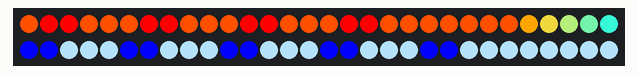
Simulated run of this sketch. Board: Arduino Uno, built with avr-gcc and run on an emulated ATmega328P. Shown: 60 RGB LEDs in strip order, left to right, continuing on the next row.

Above: at 0.21 s.
At 5.15 s:
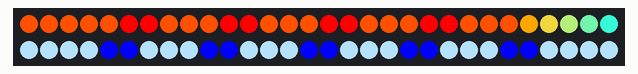
At 10.08 s:
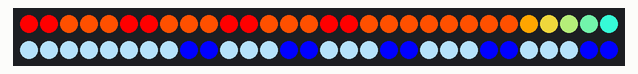
At 19.96 s:
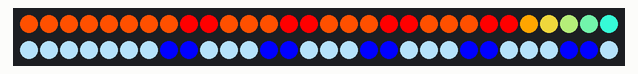
At 29.35 s:
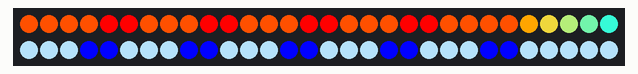
At 39.86 s:
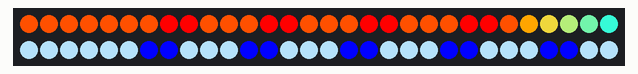

The sketch:

LED_v3.1.ino
```cpp
#include <Adafruit_NeoPixel.h>

#define PIN            6  // Neopixelのデータピン
#define NUMPIXELS      60  // Neopixelの総LED数

Adafruit_NeoPixel strip = Adafruit_NeoPixel(NUMPIXELS, PIN, NEO_GRB + NEO_KHZ800);

int redStart1 = 0;  // 赤色の光の塊1の始まりのLED番号
int redEnd1 = 1;    // 赤色の光の塊1の終わりのLED番号
int redStart2 = 5;  // 赤色の光の塊2の始まりのLED番号
int redEnd2 = 6;    // 赤色の光の塊2の終わりのLED番号
int redStart3 = 10;
int redEnd3 = 11;
int redStart4 = 15;
int redEnd4 = 16;
int blueStart1 = 30;  // 青色の光の塊1の始まりのLED番号
int blueEnd1 = 31;    // 青色の光の塊1の終わりのLED番号
int blueStart2 = 35;  // 青色の光の塊2の始まりのLED番号
int blueEnd2 = 36;    // 青色の光の塊2の終わりのLED番号
int blueStart3 = 40;
int blueEnd3 = 41;
int blueStart4 = 45;
int blueEnd4 = 46;
int blueStart5 = 50;
int blueEnd5= 51;


void setup() {
  strip.begin();
  strip.show();  // 初期化時に全てのLEDをオフにする
}

void loop() {
  flowRedToOrange();    // LED番号1から25までを赤色の光の塊を流す
  gradientOrangeToCyan(); // LED番号26から30までをオレンジから水色のグラデーションにする
  flowBlueToCyan();     // LED番号31から60までを青色の光の塊を流す
}

void flowRedToOrange() {
  for (int i = 0; i < 25; i++) {
    if ((i >= redStart1 && i <= redEnd1) || (i >= redStart2 && i <= redEnd2)|| (i >= redStart3 && i <= redEnd3)|| (i >= redStart4 && i <= redEnd4)) {
      int red = 255;
      int green = 0;  // 緑の光の強さを0に設定
      int blue = 0;
      strip.setPixelColor(i, red, green, blue);  // 赤色の光の塊
    } else {
      strip.setPixelColor(i, 255, 80, 0);  // オレンジ
    }
  }

  strip.show();
  delay(50);

  redStart1++;  // 赤色の光の塊1の始まりを1つずらす
  redEnd1++;    // 赤色の光の塊1の終わりを1つずらす
  redStart2++;  // 赤色の光の塊2の始まりを1つずらす
  redEnd2++;    // 赤色の光の塊2の終わりを1つずらす
  redStart3++;  // 赤色の光の塊3の始まりを1つずらす
  redEnd3++;    // 赤色の光の塊3の終わりを1つずらす
  redStart4++;  // 赤色の光の塊4の始まりを1つずらす
  redEnd4++;    // 赤色の光の塊4の終わりを1つずらす


 if (redEnd1 > 24 || redEnd2 > 24 || redEnd3 > 24 || redEnd4 > 24) {
    redStart1 = 0;     // 赤色の光の塊1の始まりを0に戻す
    redEnd1 = 1;       // 赤色の光の塊1の終わりを4に戻す
    redStart2 = 5;    // 赤色の光の塊2の始まりを12に戻す
    redEnd2 = 6;      // 赤色の光の塊2の終わりを16に戻す
    redStart3 = 10;
    redEnd3 = 11;
    redStart4 = 15;
    redEnd4 = 16;
  }
}

void gradientOrangeToCyan() {
  for (int i = 25; i < 30; i++) {
    int red = map(i, 25, 30, 255, 0);
    int green = map(i, 25, 30, 165, 255);
    int blue = map(i, 25, 30, 0, 255);
    strip.setPixelColor(i, red, green, blue);  // グラデーション
  }

  strip.show();
  delay(50);
}

void flowBlueToCyan() {
  for (int i = 30; i < 60; i++) {
    if ((i >= blueStart1 && i <= blueEnd1) || (i >= blueStart2 && i <= blueEnd2)|| (i >= blueStart3 && i <= blueEnd3)|| (i >= blueStart4 && i <= blueEnd4)|| (i >= blueStart5 && i <= blueEnd5)) {
      int red = 0;
      int green = 0;  // 緑の光の強さを0に設定
      int blue = 255;
      strip.setPixelColor(i, red, green, blue);  // 青色の光の塊
    } else {
      strip.setPixelColor(i, 173, 216, 240);  // 水色
    }
  }

  strip.show();
  delay(50);

  blueStart1++;  // 青色の光の塊1の始まりを1つずらす
  blueEnd1++;    // 青色の光の塊1の終わりを1つずらす
  blueStart2++;  // 青色の光の塊2の始まりを1つずらす
  blueEnd2++;    // 青色の光の塊2の終わりを1つずらす
  blueStart3++;  // 青色の光の塊3の始まりを1つずらす
  blueEnd3++;    // 青色の光の塊3の終わりを1つずらす
  blueStart4++;  // 青色の光の塊4の始まりを1つずらす
  blueEnd4++;    // 青色の光の塊4の終わりを1つずらす
  blueStart5++;  // 青色の光の塊5の始まりを1つずらす
  blueEnd5++;    // 青色の光の塊5の終わりを1つずらす

  if (blueEnd1 > 59 || blueEnd2 > 59|| blueEnd3 > 59|| blueEnd4 > 59|| blueEnd5 > 59) {
    blueStart1 = 30;  // 青色の光の塊1の始まりのLED番号
    blueEnd1 = 31;    // 青色の光の塊1の終わりのLED番号
    blueStart2 = 35;  // 青色の光の塊2の始まりのLED番号
    blueEnd2 = 36;    // 青色の光の塊2の終わりのLED番号
    blueStart3 = 40;
    blueEnd3 = 41;
    blueStart4 = 45;
    blueEnd4 = 46;
    blueStart5 = 50;
    blueEnd5= 51;
  }
}  
```
